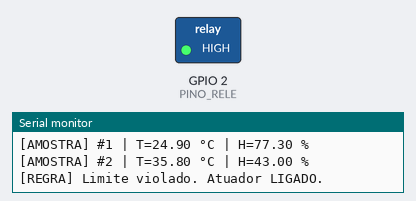
A sketch run on a simulated ESP32. On the bench: switched loads named in the sketch (green lamp = pin HIGH), the last lines printed to the serial monitor. WiFi joins after 1.5 s; servers stay silent unless stated; random numbers use the default seed unless the sketch sets one; no MQTT or app messages arrive unless stated.

Above: at 4.1 s.
At 114.3 s:
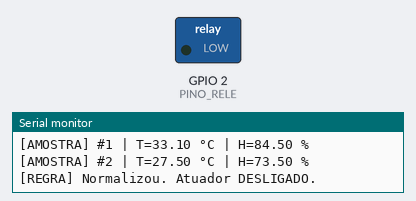
Timing chart, 0 to 117.7 s (numbered marks = the images above):
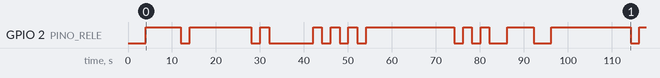

Measured:
- by itself, GPIO 2 (PINO_RELE): LOW → HIGH at 4.0 s, → LOW 8.0 s later, → HIGH 2.0 s later, → LOW 14.0 s later, … (23 changes in this stretch)

The sketch:

sketch_sep19a.ino
```cpp
#include <WiFi.h>
#include <PubSubClient.h>

// ===== CONFIGURAÇÕES WIFI =====
// SSID e senha da rede Wi-Fi à qual o dispositivo deve se conectar.
const char* SSID_WIFI     = "ssid_wifi_aqui";
const char* SENHA_WIFI    = "senha_wifi_aqui";

// ===== THINGSPEAK MQTT =====
// Credenciais e informações para publicar via MQTT no ThingSpeak (Device -> MQTT -> seu device)
const char* ID_CLIENTE_MQTT = "idcliente_aqui";  // exemplo: "channels/3093339/publish/XYZ"
const char* USUARIO_MQTT    = "usuarioMQTT_aqui"; // normalmente ID curto fornecido pela plataforma
const char* SENHA_MQTT      = "sua_senhaMQTT_aqui";   // senha/token MQTT
const char* CORRETOR_MQTT   = "mqtt3.thingspeak.com";   // broker MQTT do ThingSpeak (ou outro)
const uint16_t PORTA_MQTT   = 1883; // porta sem TLS; usar 8883 para TLS/SSL

// TOPICO base para publicar (string construída dinamicamente)
String TOPICO_MQTT = String("channels/") + "3093339" + "/publish";

// ====== LIMITES / FILTRO ======
// Limites operacionais para acionar regras/alertas
float TEMP_MAXIMA       = 30.0f;  // temperatura máxima aceitável em °C
float UMID_MINIMA       = 45.0f;  // umidade mínima aceitável em %
bool  PUBLICAR_QUANDO_OK = true;  // controla quando publicar (apenas quando OK ou quando fora)

// ====== AMOSTRAGEM / ENVIO ======
// Número de amostras para calcular média antes de publicar
const uint8_t  N_AMOSTRAS   = 5;        // média de 5 amostras
// Intervalos de tempo (em ms)
const unsigned long AMOSTRA_MS   = 2000;   // intervalo entre leituras (2 s)
const unsigned long PUBLICAR_MS  = 20000;  // intervalo mínimo entre publicações (>=15s exigido pelo ThingSpeak; aqui 20s)

// ====== FAIL-SAFE: BUFFER OFFLINE ======
// Estrutura para guardar pacotes de média quando não for possível publicar (fila circular)
struct PacoteMedia {
  float t, h;         // temperatura e umidade médias
  unsigned long ts;   // timestamp relativo (millis()) quando o pacote foi criado
};

const uint16_t CAPACIDADE_FILA_OFFLINE = 100;  // capacidade máxima do buffer offline
PacoteMedia filaOffline[CAPACIDADE_FILA_OFFLINE];
uint16_t cabecaFila = 0, caudaFila = 0;        // índices da fila circular

// funções utilitárias para fila
bool filaVazia() { return cabecaFila == caudaFila; }
bool filaCheia() { return (uint16_t)((cabecaFila + 1) % CAPACIDADE_FILA_OFFLINE) == caudaFila; }

// Enfileira uma média na fila offline
bool enfileirarMedia(float t, float h) {
  if (filaCheia()) {
    // se estiver cheia, descarta o mais antigo (policy FIFO com descarte antigo)
    caudaFila = (caudaFila + 1) % CAPACIDADE_FILA_OFFLINE;
  }
  // coloca o pacote na posição cabecaFila e avança
  filaOffline[cabecaFila] = { t, h, millis() };
  cabecaFila = (cabecaFila + 1) % CAPACIDADE_FILA_OFFLINE;
  return true;
}

// Desenfileira (pega o pacote mais antigo) da fila offline
bool desenfileirarMedia(PacoteMedia &pkt) {
  if (filaVazia()) return false;
  pkt = filaOffline[caudaFila];
  caudaFila = (caudaFila + 1) % CAPACIDADE_FILA_OFFLINE;
  return true;
}

// ====== WATCHDOG / DEADLINE ======
// Se USE_WDT estiver definido, inclua e configure watchdog (proteção contra travamentos)
#if USE_WDT
  #include "esp_task_wdt.h"
  const int WDT_TIMEOUT_S = 10;  // timeout em segundos
#endif

// Tempo máximo tolerado sem publicar antes de considerar restart como medida de segurança
const unsigned long PRAZO_PUBLICACAO_MS = 30UL * 60UL * 1000UL; // 30 minutos
unsigned long ultimaPublicacaoComSucesso = 0; // armazena último millis() com publish bem-sucedido

// ====== ATUADOR ======
#define PINO_RELE 2       // pino de controle de um relé (ativo HIGH/LOW depende do hardware)
bool regraAtiva = false;  // estado da regra/atuador
const float HISTERSE_TEMP = 0.5f; // histerese para evitar oscillação (temperatura)
const float HISTERSE_UMID = 2.0f; // histerese para umidade

// ====== ESTADO ======
WiFiClient clienteWifi;           // cliente TCP para o WiFi (usado pelo PubSubClient)
PubSubClient clienteMqtt(clienteWifi); // cliente MQTT que usa o cliente WiFi
unsigned long ultimaAmostra   = 0; // timestamp da última leitura
unsigned long ultimaPublicacao = 0; // timestamp da última tentativa de publicação

// Backoff para reconexão (incremental para evitar muitos retries)
unsigned long proximaTentativaWifiMs = 0;
unsigned long proximaTentativaMqttMs = 0;
unsigned long backoffWifiMs = 1000;  // inicial 1s
unsigned long backoffMqttMs = 1000;  // inicial 1s

// Limita o backoff máximo para 30000 ms (30s)
unsigned long limitarBackoff(unsigned long v) { return v > 30000 ? 30000 : v; }

// ====== SIMULAÇÃO (trocar quando tiver sensores reais) ======
// Funções que simulam leituras (para desenvolvimento sem hardware)
// Quando tiver o sensor real substitua por leitura do sensor (DHT, SHT, ADC, etc.)
float lerTemperaturaSim() {
  return 20 + (esp_random() % 300) / 10.0;  // retorna 20.0 a 50.0 °C aproximado
}

float lerUmidadeSim() {
  return 30 + (esp_random() % 600) / 10.0;  // retorna 30.0 a 90.0 % aproximado
}

// ====== SERIAL ======
// Inicializa a porta serial para debug
void iniciarSerial() {
  Serial.begin(115200);
  unsigned long t0 = millis();
  // Espera um curto período até que Serial esteja pronta (em alguns boards isso é necessário)
  while (!Serial && (millis() - t0 < 1500)) { delay(10); }
  Serial.println("\n[BOOT] Serial iniciado.");
}

// ====== WIFI ======
// Garante que o dispositivo esteja conectado ao WiFi; faz tentativas e aplica backoff
void garantirWiFi() {
  if (WiFi.status() == WL_CONNECTED) return; // já conectado

  unsigned long agora = millis();
  if (agora < proximaTentativaWifiMs) return; // ainda no backoff

  Serial.printf("[WiFi] Conectando a \"%s\"...\n", SSID_WIFI);
  WiFi.begin(SSID_WIFI, SENHA_WIFI);

  int tentativas = 0;
  // loop de tentativa curto (20 * 250ms = ~5s)
  while (WiFi.status() != WL_CONNECTED && tentativas < 20) {
    delay(250);
    tentativas++;
  }
  if (WiFi.status() == WL_CONNECTED) {
    // Conexão bem-sucedida: imprime IP e RSSI e reseta backoff
    Serial.printf("[WiFi] Conectado | IP: %s | RSSI: %d dBm\n",
                  WiFi.localIP().toString().c_str(), WiFi.RSSI());
    backoffWifiMs = 1000; // reseta backoff para próximo ciclo
  } else {
    // Falha em conectar: aumenta backoff (exponencial) e agenda próxima tentativa
    backoffWifiMs = limitarBackoff(backoffWifiMs * 2);
    proximaTentativaWifiMs = agora + backoffWifiMs;
    Serial.printf("[WiFi] Falha. Próxima tentativa em %lums.\n", backoffWifiMs);
  }
}

// ====== MQTT ======
// Garante que o cliente MQTT esteja conectado; define servidor e tenta conectar com credenciais
void garantirMQTT() {
  if (WiFi.status() != WL_CONNECTED) return; // precisa de WiFi
  if (clienteMqtt.connected()) return; // já conectado

  unsigned long agora = millis();
  if (agora < proximaTentativaMqttMs) return; // ainda no backoff MQTT

  clienteMqtt.setServer(CORRETOR_MQTT, PORTA_MQTT);
  Serial.printf("[MQTT] Conectando em %s:%u ... ", CORRETOR_MQTT, PORTA_MQTT);
  if (clienteMqtt.connect(ID_CLIENTE_MQTT, USUARIO_MQTT, SENHA_MQTT)) {
    Serial.println("OK");
    backoffMqttMs = 1000; // sucesso: reseta backoff
  } else {
    // Falha: imprime rc, aumenta backoff e agenda próxima tentativa
    Serial.printf("FALHA (rc=%d)\n", clienteMqtt.state());
    backoffMqttMs = limitarBackoff(backoffMqttMs * 2);
    proximaTentativaMqttMs = agora + backoffMqttMs;
    Serial.printf("[MQTT] Próxima tentativa em %lums.\n", backoffMqttMs);
  }
}

// ====== REGRA LOCAL (com histerese) ======
// Lógica local para acionar/desligar atuador (relé) baseada em limites e histerese
void atualizarRegra(float t, float h) {
  // decide se deve alarmar (fora dos limites definidos)
  bool deveAlarmar = (t > TEMP_MAXIMA) || (h < UMID_MINIMA);

  if (regraAtiva) {
    // se já ativa, só desativa se ambos voltarem abaixo/do acima com histerese
    if (t <= (TEMP_MAXIMA - HISTERSE_TEMP) && h >= (UMID_MINIMA + HISTERSE_UMID)) {
      regraAtiva = false;
      Serial.println("[REGRA] Normalizou. Atuador DESLIGADO.");
    }
  } else {
    // se não ativa, ativa quando limite for violado
    if (deveAlarmar) {
      regraAtiva = true;
      Serial.println("[REGRA] Limite violado. Atuador LIGADO.");
    }
  }
  // Escreve estado no pino do relé (HIGH/LOW conforme regraAtiva)
  digitalWrite(PINO_RELE, regraAtiva ? HIGH : LOW);
}

// ====== FILTRO ======
// Decide se a média coletada passa no filtro para ser publicada
bool passaFiltro(float mediaT, float mediaH) {
  // ok=true quando dentro dos limites
  bool ok = (mediaT <= TEMP_MAXIMA) && (mediaH >= UMID_MINIMA);
  // Se PUBLICAR_QUANDO_OK=true, publica apenas quando ok; caso contrário publica quando estiver fora
  return PUBLICAR_QUANDO_OK ? ok : !ok;
}

// ====== PUBLICAÇÃO (um pacote) ======
// Publica um pacote (média) via MQTT para o tópico configurado
bool publicarMedia(float t, float h) {
  if (WiFi.status() != WL_CONNECTED || !clienteMqtt.connected()) {
    Serial.println("[ENVIO] Sem Wi-Fi/MQTT. Não publicado.");
    return false;
  }
  // Garante janela mínima entre publicações (limitação do ThingSpeak)
  if (millis() - ultimaPublicacao < PUBLICAR_MS) {
    Serial.println("[ENVIO] Janela mínima ThingSpeak ainda não atingida.");
    return false;
  }

  // Forma o payload como query-string do ThingSpeak (field1, field2)
  char payload[100];
  snprintf(payload, sizeof(payload), "field1=%.2f&field2=%.2f&status=MQTTPUBLISH", t, h);
  // Publica no tópico MQTT (TOPICO_MQTT definido acima)
  bool ok = clienteMqtt.publish(TOPICO_MQTT.c_str(), payload);
  if (ok) {
    ultimaPublicacao = millis();
    ultimaPublicacaoComSucesso = millis();
    Serial.printf("[ENVIO] OK -> T=%.2f | H=%.2f\n", t, h);
  } else {
    Serial.println("[ENVIO] FALHA no publish().");
  }
  return ok;
}

// ====== DRENAR FILA OFFLINE ======
// Tenta publicar pacotes que foram enfileirados enquanto o dispositivo estava offline
void tentarDrenarFilaOffline() {
  if (WiFi.status() != WL_CONNECTED || !clienteMqtt.connected()) return;
  if (millis() - ultimaPublicacao < PUBLICAR_MS) return; // respeita janela de publicação

  if (!filaVazia()) {
    PacoteMedia pkt;
    if (desenfileirarMedia(pkt)) {
      Serial.printf("[QUEUE] Tentando publicar pacote offline (%lu ms atrás): T=%.2f H=%.2f\n",
                    (unsigned long)(millis() - pkt.ts), pkt.t, pkt.h);
      publicarMedia(pkt.t, pkt.h);
    }
  }
}

// ====== ESTATÍSTICA: média de N amostras ======
float somaT = 0.0f, somaH = 0.0f;
uint8_t contadorAmostras = 0;

// Coleta leituras, acumula e avalia média a cada N_AMOSTRAS
void coletarEAvaliarMedia() {
  // Garante intervalo entre amostras
  if (millis() - ultimaAmostra < AMOSTRA_MS) return;
  ultimaAmostra = millis();

  // Aqui usa funções de simulação; substitua pelas leituras reais do sensor
  float t = lerTemperaturaSim();
  float h = lerUmidadeSim();
  somaT += t; somaH += h; contadorAmostras++;

  Serial.printf("[AMOSTRA] #%u | T=%.2f °C | H=%.2f %%\n", contadorAmostras, t, h);
  // Atualiza a regra local (atuador) com a leitura atual (evita ter que esperar a média)
  atualizarRegra(t, h);

  if (contadorAmostras >= N_AMOSTRAS) {
    // Calcula média quando acumulou N_AMOSTRAS
    float mediaT = somaT / contadorAmostras;
    float mediaH = somaH / contadorAmostras;
    Serial.printf("[ESTAT] Média(%u) -> T=%.2f | H=%.2f\n", contadorAmostras, mediaT, mediaH);

    // Reseta acumuladores para próxima janela
    somaT = somaH = 0.0f;
    contadorAmostras = 0;

    // Aplica filtro: se não passar, não publica nem enfileira
    if (!passaFiltro(mediaT, mediaH)) {
      Serial.println("[FILTRO] Média reprovada. Não enviar / não enfileirar.");
      return;
    }

    // Tenta publicar; se falhar, salva na fila offline
    if (!publicarMedia(mediaT, mediaH)) {
      enfileirarMedia(mediaT, mediaH);
      Serial.printf("[QUEUE] Pacote OFFLINE enfileirado. Tam=%u\n",
                    (uint16_t)((cabecaFila + CAPACIDADE_FILA_OFFLINE - caudaFila) % CAPACIDADE_FILA_OFFLINE));
    }
  }
}

// ====== SETUP / LOOP ======
void setup() {
  iniciarSerial(); // inicia serial para debug
  pinMode(PINO_RELE, OUTPUT); // configura pino do relé como saída
  digitalWrite(PINO_RELE, LOW); // garante relé desligado no boot

#if USE_WDT
  // Se habilitado, inicializa watchdog (proteção de falhas)
  esp_task_wdt_init(WDT_TIMEOUT_S, true);
  esp_task_wdt_add(NULL);
  Serial.printf("[WDT] Habilitado (%ds).\n", WDT_TIMEOUT_S);
#endif

  randomSeed(esp_random()); // inicializa gerador aleatório (usado pelas simulações)
  WiFi.mode(WIFI_STA); // configura como estação WiFi (client)
  ultimaPublicacaoComSucesso = millis(); // marca tempo inicial
  garantirWiFi(); // tenta conectar WiFi no setup
  garantirMQTT(); // tenta conectar MQTT no setup

  Serial.println("[STATUS] Sistema pronto. Coletando amostras...");
}

void loop() {
#if USE_WDT
  esp_task_wdt_reset(); // reseta watchdog periodicamente
#endif

  garantirWiFi(); // mantém conexões (tenta reconectar se necessário)
  garantirMQTT();
  clienteMqtt.loop(); // processa callbacks MQTT e keepalive

  coletarEAvaliarMedia(); // coleta amostras e possivelmente publica
  tentarDrenarFilaOffline(); // tenta enviar pacotes pendentes

#if AUTO_RESTART
  // Estratégia opcional: reinicia dispositivo se ficar muito tempo sem publicar
  if (millis() - ultimaPublicacaoComSucesso > PRAZO_PUBLICACAO_MS) {
    Serial.println("[SAFETY] Sem publicações há muito tempo. Reiniciando firmware...");
    delay(500);
    ESP.restart();
  }
#endif

  delay(10); // pequeno delay para evitar loop muito apertado
}
```
